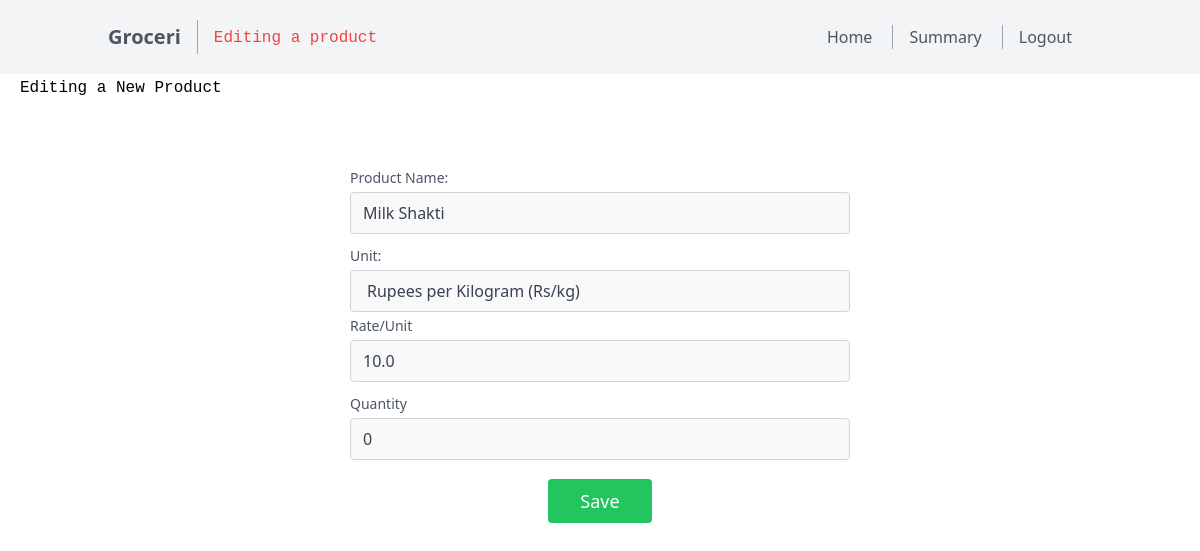
/product/10/edit (signed in), run on the app's committed database.
### models.py (models this page shows)
class Product(db.Model):
    __TableName__ = 'product'
    productid = db.Column(db.Integer, primary_key=True, autoincrement=True, nullable=False, unique=True)
    productname = db.Column(db.String(20), nullable=False)
    categoryid = db.Column(db.Integer, db.ForeignKey('category.categoryid'), nullable=False)
    rateperunit = db.Column(db.Float, nullable=False)
    unit= db.Column(db.String(20), nullable=False)
    quantity = db.Column(db.Integer, nullable=False)

### routes.py (the view)
@app.route('/product/<int:productid>/edit')
@auth_required
@manager_required
def edit_product(productid):
    return render_template('product/edit_product.html',product=Product.query.filter_by(productid=productid).first(),nav="edit_product")

### routes.py (called while the page is built)
def auth_required(func):
    @wraps(func)
    def inner(*args, **kwargs):
        if 'user_id' not in session:
            flash('Please login to continue')
            return redirect(url_for('login'))
        return func(*args, **kwargs)
    return inner

def manager_required(func):
    @wraps(func)
    def inner(*args, **kwargs):
        if 'user_id' not in session:
            flash('Please login to continue')
            return redirect(url_for('login'))
        if User.query.filter_by(userid=session['user_id']).first().role!="manager":
            flash('You are not authorized to access this page')
            return redirect(url_for('index'))
        return func(*args, **kwargs)
    return inner

### templates/product/edit_product.html (shortened to what this page needs)
{% extends 'manager_layout.html' %}
{% block content %}
<code style="margin-left:20px;margin-top:15px;">Editing a New Product</code>
<section class="text-gray-600 body-font relative">
    <form action="" method="post" class="mt-5">
    <div class="container px-5 py-15 mx-auto">
      <div class="lg:w-1/2 md:w-2/3 mx-auto">
        <div class="flex flex-wrap -m-2">
          <div class="p-1 w-full">
            <div class="relative">
              <label for="productname" class="leading-7 text-sm text-gray-600">Product Name:</label>
              <input type="text" id="productname" name="productname" value="{{product.productname}}" class="w-full bg-gray-100 bg-opacity-50 rounded border border-gray-300 focus:border-indigo-500 focus:bg-white focus:ring-2 focus:ring-indigo-200 text-base outline-none text-gray-700 py-1 px-3 leading-8 transition-colors duration-200 ease-in-out" required autofocus>
            </div>
          </div>
          <div class="p-1 w-full">
            <div class="relative">
              <label for="productunit" class="leading-7 text-sm text-gray-600">Unit:</label>
              <select id="productunit" name="productunit" class="w-full bg-gray-100 bg-opacity-50 rounded border border-gray-300 focus:border-indigo-500 focus:bg-white focus:ring-2 focus:ring-indigo-200 text-base outline-none text-gray-700 py-2 px-4 appearance-none leading-6 transition-colors duration-200 ease-in-out" required>
                <option value="rs/kg"{%if product.unit == "rs/kg"%}selected{%endif%} >Rupees per Kilogram (Rs/kg)</option>
              </select>
            </div>
          </div>
        </div>
          <div class="flex flex-wrap -m-2">
            <div class="p-1 w-full">
              <div class="relative">
                <label for="rateperunit" class="leading-7 text-sm text-gray-600">Rate/Unit</label>
                <input type="number" id="rateperunit" name="rateperunit" value={{product.rateperunit}} class="w-full bg-gray-100 bg-opacity-50 rounded border border-gray-300 focus:border-indigo-500 focus:bg-white focus:ring-2 focus:ring-indigo-200 text-base outline-none text-gray-700 py-1 px-3 leading-8 transition-colors duration-200 ease-in-out" required>
              </div>
            </div>
            <div class="p-1 w-full">
              <div class="relative">
                <label for="productquantity" class="leading-7 text-sm text-gray-600">Quantity</label>
                <input type="number" id="productquantity" name="productquantity" value={{product.quantity}} class="w-full bg-gray-100 bg-opacity-50 rounded border border-gray-300 focus:border-indigo-500 focus:bg-white focus:ring-2 focus:ring-indigo-200 text-base outline-none text-gray-700 py-1 px-3 leading-8 transition-colors duration-200 ease-in-out" required>
              </div>
            </div>
            </div>
                  </div>
          <div class="p-2 w-full" style="margin-top:15px;">
            <input type="submit" class="flex mx-auto text-white bg-green-500 border-0 py-2 px-8 focus:outline-none hover:bg-green-600 rounded text-lg" value="Save" />
          </div>
        </div>
    </form>
  </section>
{% endblock %}

### templates/product/edit_product.html (style rules this page uses)
form { display: flex; flex-direction: column; align-items: center; }
input { margin-top: 5px; align-items: center; flex-direction: column; }

### data on the page
Product: productname "Milk Shakti", productunit "Rupees per Kilogram (Rs/kg)", rateperunit "10.0", productquantity "0"
